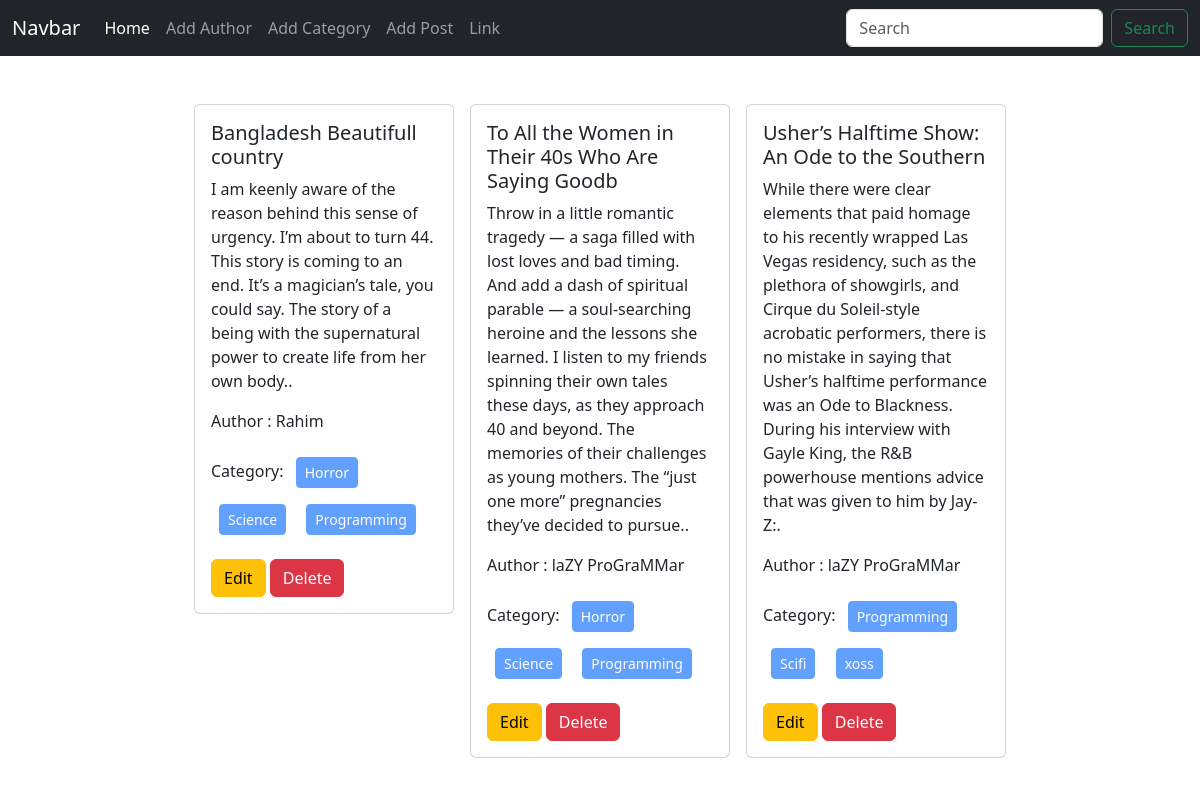
The page / on the database its author committed.
### posts/models.py (models this page shows, shortened)
class Post(models.Model):
    title = models.CharField(max_length=50)
    content = models.TextField()
    category = models.ManyToManyField(Category)
    author = models.ForeignKey(Author, on_delete=models.CASCADE)

### author/models.py (models this page shows, shortened)
class Author(models.Model):
    name = models.CharField(max_length=100)
    bio = models.TextField()
    phone_no = models.CharField(max_length=12)

### categories/models.py (models this page shows, shortened)
class Category(models.Model):
    name = models.CharField(max_length=100)

### blog_project/views.py (the view)
# urls.py: 2. Add a URL to urlpatterns:  path('', views.home, name='home')
def home(request):
    data = Post.objects.all()
    return render(request, 'home.html', {'data' : data})

### templates/home.html
{% extends "base.html" %}
{% block content %}
<div class="d-flex flex-wrap justify-content-center px-5 pt-5">
   {% for post in data %}
   <div class="col-sm-3">
    <div class="card mx-2">
      <div class="card-body">
        <h5 class="card-title">{{post.title}}</h5>
        <p class="card-text">{{post.content}}.</p>
        <p>Author : {{post.author.name}}</p>
        <p>Category: {% for cate in post.category.all %}
            <button class="btn btn-primary btn-sm m-2" disabled>{{cate.name}}</button>
            {% endfor %}</p>
        <a href="{% url 'edit_post' post.id %}" class="btn btn-warning">Edit</a>
        <a href="{% url 'delete_post' post.id %}" class="btn btn-danger">Delete</a>
      </div>
    </div>
  </div>
   {% endfor %}
</div>
{% endblock  %}

### templates/base.html (shortened to what this page needs)
<!doctype html>
<html lang="en">
  <head>
    <link href="https://cdn.jsdelivr.net/npm/bootstrap@5.3.2/dist/css/bootstrap.min.css" rel="stylesheet">
  </head>
  <body>
    <nav class="navbar navbar-expand-lg navbar-dark bg-dark">
        <div class="container-fluid">
          <a class="navbar-brand" href="#">Navbar</a>
          <div class="collapse navbar-collapse" id="navbarSupportedContent">
            <ul class="navbar-nav me-auto mb-2 mb-lg-0">
              <li class="nav-item">
                <a class="nav-link active" aria-current="page" href="{% url 'homepage' %}">Home</a>
              </li>
              <li class="nav-item">
                <a class="nav-link" href="{% url 'add_author' %}">Add Author</a>
              </li>
              <li class="nav-item">
                <a class="nav-link" href="{% url 'add_category' %}">Add Category</a>
              </li>
              <li class="nav-item">
                <a class="nav-link" href="{% url 'add_post' %}">Add Post</a>
              </li>
              <li class="nav-item">
                <a class="nav-link" href="#">Link</a>
              </li>
            </ul>
            <form class="d-flex" role="search">
              <input class="form-control me-2" type="search" placeholder="Search" aria-label="Search">
              <button class="btn btn-outline-success" type="submit">Search</button>
            </form>
          </div>
        </div>
      </nav>
      {% block content %}
      {% endblock  %}
  </body>
</html>

### rows shown on the page
Post: title "Bangladesh Beautifull country", content "I am keenly aware of the reason behind this sense of urgency. I’m about to turn 44. This story is coming to an end. It’s a magician’s tale, you could say. The story of a being with the supernatural power to create life from her own body.", author.name "Rahim"
Category: name "Horror"
Category: name "Science"
Category: name "Programming"
Post: title "To All the Women in Their 40s Who Are Saying Goodb", content "Throw in a little romantic tragedy — a saga filled with lost loves and bad timing. And add a dash of spiritual parable — a soul-searching heroine and the lessons she learned. I listen to my friends spinning their own tales these days, as they approach 40 and beyond. The memories of their challenges as young mothers. The “just one more” pregnancies they’ve decided to pursue.", author.name "laZY ProGraMMar"
Post: title "Usher’s Halftime Show: An Ode to the Southern", content "While there were clear elements that paid homage to his recently wrapped Las Vegas residency, such as the plethora of showgirls, and Cirque du Soleil-style acrobatic performers, there is no mistake in saying that Usher’s halftime performance was an Ode to Blackness. During his interview with Gayle King, the R&B powerhouse mentions advice that was given to him by Jay-Z:", author.name "laZY ProGraMMar"
Category: name "Scifi"
Category: name "xoss"
